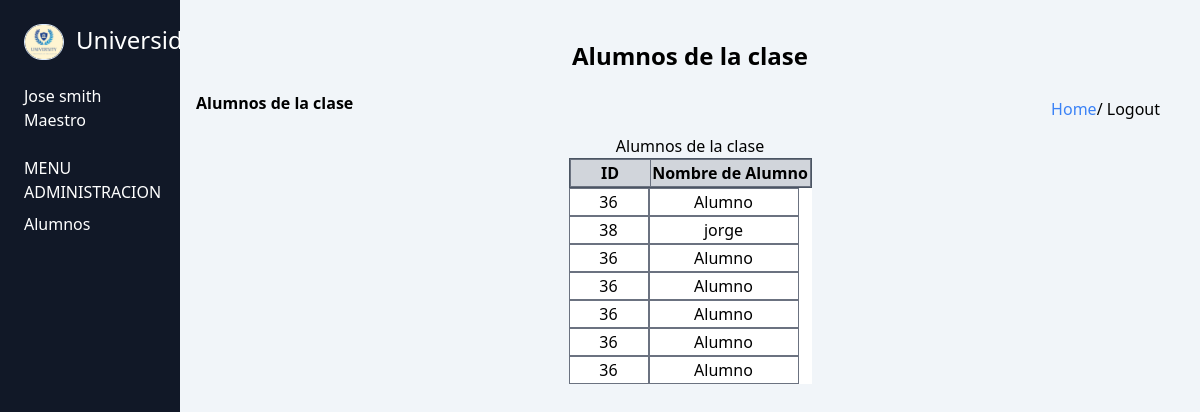
/readUserTeacher?id=31 (signed in), run on the app's committed database.
### tables this page shows
CREATE TABLE `usuarios` (
  `id` int(11) NOT NULL AUTO_INCREMENT,
  `dni` int(11) DEFAULT NULL,
  `nombre` text DEFAULT NULL,
  `correo` varchar(150) DEFAULT NULL,
  `contrasena` varchar(150) DEFAULT NULL,
  `direccion` varchar(150) DEFAULT NULL,
  `fechaNacimiento` date DEFAULT NULL,
  `rol_id` int(11) DEFAULT NULL,
  PRIMARY KEY (`id`),
  KEY `rol_id` (`rol_id`),
  CONSTRAINT `usuarios_ibfk_1` FOREIGN KEY (`rol_id`) REFERENCES `roles` (`id`)
);

### src/controllers/UserTeacherController/UserTeacherController.php (called while the page is built, shortened)
<?php
require_once($_SERVER["DOCUMENT_ROOT"] . "/config/Database.php");
require_once($_SERVER["DOCUMENT_ROOT"] . "/src/models/teacher/teacherModel.php");
class UserTeacherCotroller
{
  public function readTeacher($id)
  {
    $usuariosT = UsuariosTeacher::all($id);
    include $_SERVER["DOCUMENT_ROOT"] . "/src/views/teacher/readTeacher.php";
  }
}

### config/DataBase.php (called while the page is built)
<?php
class Database{
   public static function  connect()
   {
     $dns= "mysql:host=localhost;dbname=university";
     $opcion= [PDO::ATTR_ERRMODE, PDO::ERRMODE_EXCEPTION];
     $pdo= new PDO($dns, "root", "", $opcion);
     return $pdo;
   }
   public static function query($string)
   {
     $pdo= Database::connect();
     $res=$pdo->query($string);
     return $res;
   }
}

### src/models/teacher/teacherModel.php (called while the page is built, shortened)
<?php
require_once($_SERVER["DOCUMENT_ROOT"] . "/config/Database.php");
class UsuariosTeacher
{
     public static function all($id)
          {
          $queryDataBase = "select * from usuarios u inner join clases_maestros cm on u.id = cm.maestro_id inner join clases c on c.id = cm.clase_id inner join alumnos_clases ac on ac.clase_id = c.id inner join usuarios u2 on u2.id = ac.alumno_id  where u.id  = '$id'";
          $res =  Database::query($queryDataBase);
          $data = $res->fetchAll(PDO::FETCH_ASSOC);
          return $data;
     }
}

### src/views/teacher/readTeacher.php (the view, shortened to what this page needs)
<!DOCTYPE html>
<html lang="en">
<head>
    <link href="/dist/output.css" rel="stylesheet">
</head>
<body>
    <main class="flex">
        <div class=" h-screen bg-gray-900 text-white pl-6 pt-6 w-[250px]">
            <div class="flex gap-3 pb-6 border-bottom-width:2px border-gray-500">
                <img class="w-[40px]  rounded-full border-[1px] border-blue-100" src="/src/public/university.jpg" alt="image">
                <h1 class="text-2xl ">Universidad</h1>
            </div>
            <div class="pb-6">
                <?php
                echo $_SESSION["admin"][0]["nombre"];
                ?>
                <br>
                <?php
                echo $_SESSION["admin"][0]["rol"];
                ?>
            </div>
            <div class="flex flex-col gap-y-2 items-start">
                <h1>MENU ADMINISTRACION</h1>
                <a href="/readUserTeacher?id=<?= $_SESSION["admin"][0]["id"] ?>">Alumnos</a>
            </div>
        </div>
        <div class="h-screen flex flex-col  items-center bg-slate-100 pt-10">
        <h1 class="text-2xl justify-start font-bold pb-3">Alumnos de la clase</h1>
            <div class="flex justify-between items-center w-[1020px] h-[50px] pl-4 pr-10 text-md">
                <h1 class="text-1xl font-bold pb-3">Alumnos de la clase</h1>
                <div><a class="text-blue-500" href="/homeTeacher">Home</a>/
                <a href="/config/logout.php">Logout</a>
                </div>
            </div>
            <div class="flex">
                <h2>Alumnos de la clase</h2>
            </div>
            <table>
                <thead class="border-[1px]  border-gray-600 flex">
                    <tr class="bg-gray-300">
                        <th class="border-[1px] border-gray-500 w-[80px]  ">ID</th>
                        <th class="border-[1px] border-gray-500 w-[160px]">Nombre de Alumno</th>
                    </tr>
                </thead>
                <tbody class="bg-white ">
                    <?php
                    foreach ($usuariosT as $usuario) {
                    ?>
                        <tr class="flex">
                            <td class="border-[1px] border-gray-500  w-[80px] flex justify-center"><?= $usuario["id"] ?></td>
                            <td class="border-[1px] border-gray-500  w-[150px] flex justify-center "><?= $usuario["nombre"] ?></td>
                        </tr>
                    <?php
                    }
                    ?>
                </tbody>
            </table>
        </div>
    </main>
</body>
</html>

### data on the page
usuarios: usuarios.id "36", usuarios.nombre "Alumno", usuarios.id "38", usuarios.nombre "jorge"

### other printed values
$_SESSION["admin"][0]["nombre"] "Jose smith"
$_SESSION["admin"][0]["rol"] "Maestro"
